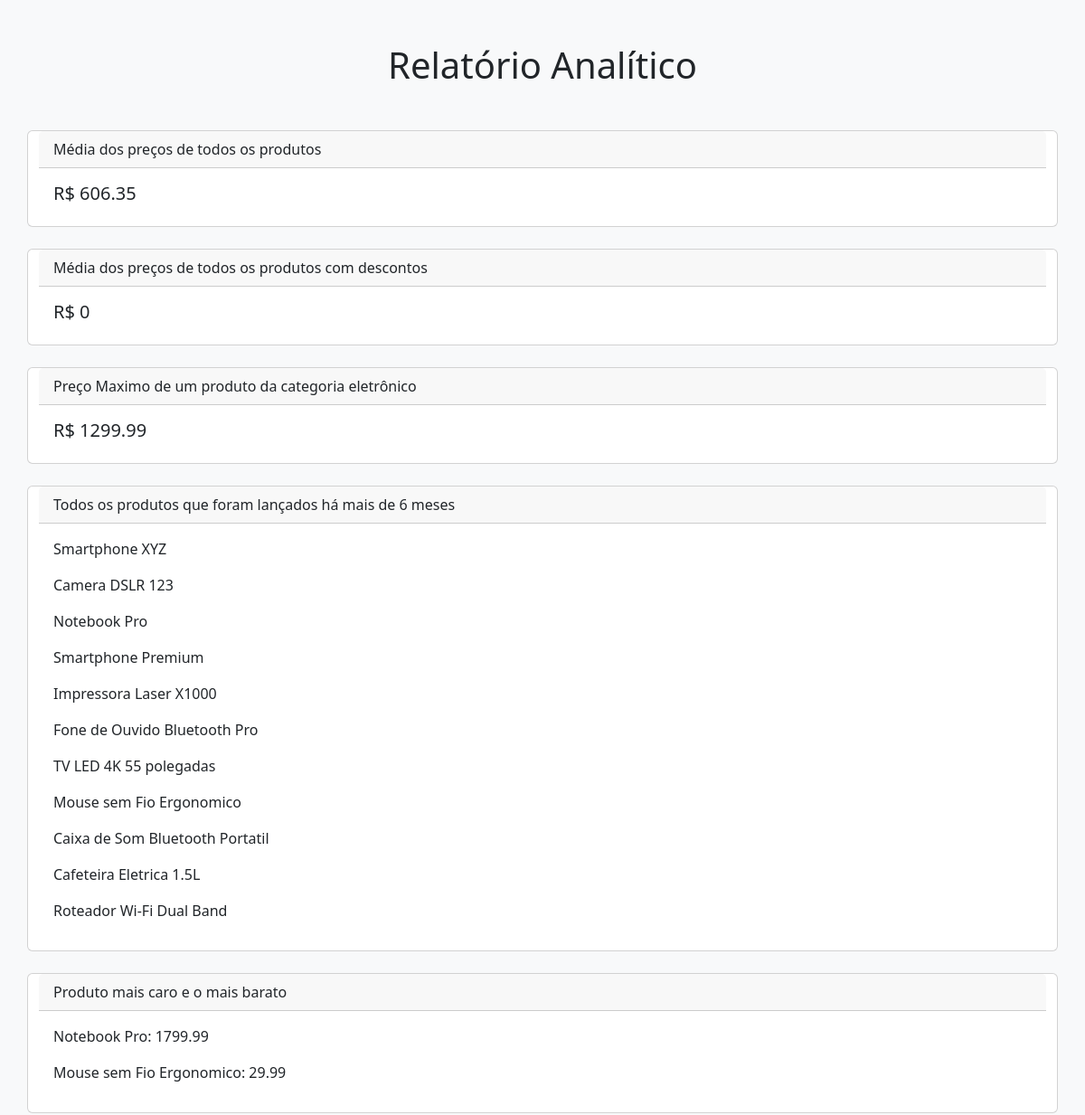
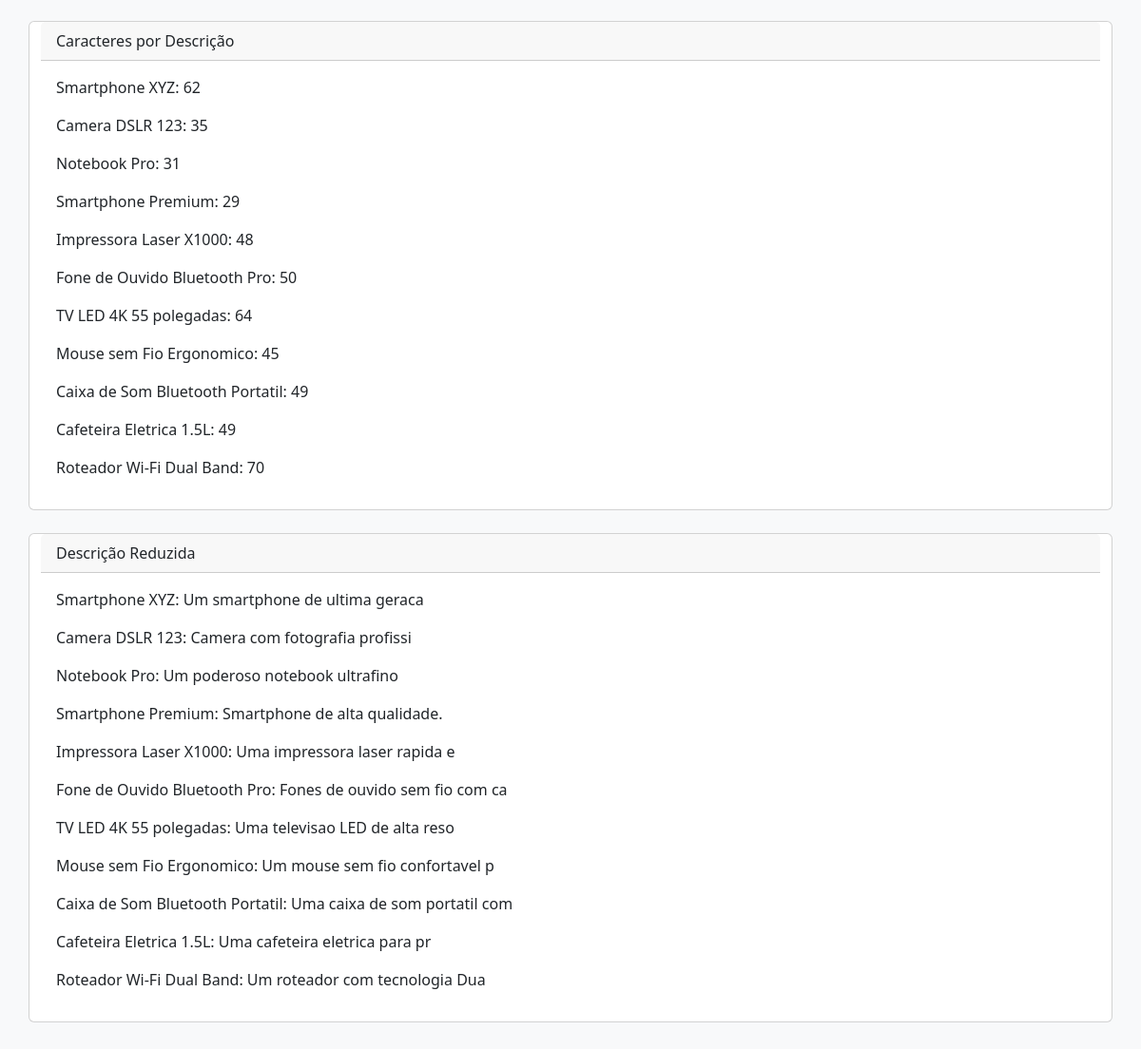
The page /sistema/relAnalitico.php on the database its author committed (2 pictures, top to bottom).
### tables this page shows
CREATE TABLE Produto (
    id INT(4) AUTO_INCREMENT PRIMARY KEY,
    nome VARCHAR(255) NOT NULL,
    descricao TEXT,
    preco DECIMAL(10, 2) NOT NULL,
    tipo ENUM('Novo', 'Usado', 'Promocao', 'Liquidacao', 'Outros') NOT NULL,
    categoria SET('Eletronico', 'Telefonia', 'Informatica', 'Eletrodomesticos', 'Acessorios', 'Outros') NOT NULL,
    data_lancamento DATE,
    desconto_usados DECIMAL(10, 2)
);

### sistema/relAnalitico.php (the view, shortened to what this page needs)
<?php
    include 'conexao.php';
    $sql = $pdo->query("SELECT TRUNCATE(AVG(preco), 2) as media FROM Produto");
    $mediaPrecoProdutos = $sql->fetch(PDO::FETCH_ASSOC)['media'];
    $sql2 = $pdo->query("SELECT TRUNCATE(AVG(preco), 2) as media FROM Produto WHERE desconto_usados > 0");
    $mediaPrecoProdutosDescontos = $sql2->fetch(PDO::FETCH_ASSOC)['media'];
    isset($mediaPrecoProdutosDescontos) ? $mediaPrecoProdutosDescontos = $mediaPrecoProdutosDescontos :  $mediaPrecoProdutosDescontos = 0;
    $sql3 = $pdo->query("SELECT TRUNCATE(MAX(preco), 2) as maximo FROM Produto WHERE categoria LIKE 'Eletronico'");
    $MaximoPrecoEletronico = $sql3->fetch(PDO::FETCH_ASSOC)['maximo'];
    $sql4 = $pdo->query("SELECT * FROM produto WHERE data_lancamento < date_sub(curdate(), INTERVAL 6 month)");
    $sql5 = $pdo->query("(SELECT nome, preco FROM Produto ORDER BY preco DESC LIMIT 1)
     UNION ALL
     (SELECT nome, preco FROM Produto ORDER BY preco ASC LIMIT 1 )");
    $sql6 = $pdo->query("SELECT nome, LENGTH(descricao) as c FROM Produto");
    $sql7 = $pdo->query("SELECT nome, SUBSTRING(descricao, 1, 30) as d FROM Produto ");
    ?>
<!DOCTYPE html>
<html lang="pt-BR">
<head>
    <link href="https://cdn.jsdelivr.net/npm/bootstrap@5.3.8/dist/css/bootstrap.min.css" rel="stylesheet">
</head>
<body>
<div class="container py-5">
    <h1 class="text-center mb-5">Relatório Analítico</h1>
    <div class="row g-4 mb-5">
        <div class="card">
            <div class="card-header">
                Média dos preços de todos os produtos
            </div>
            <div class="card-body">
                <h5 class="card-title">R$ <?= $mediaPrecoProdutos ?></h5>
            </div>
        </div>
        <div class="card">
            <div class="card-header">
                Média dos preços de todos os produtos com descontos
            </div>
            <div class="card-body">
                <h5 class="card-title">R$ <?= $mediaPrecoProdutosDescontos ?></h5>
            </div>
        </div>
        <div class="card">
            <div class="card-header">
                Preço Maximo de um produto da categoria eletrônico
            </div>
            <div class="card-body">
                <h5 class="card-title">R$ <?= $MaximoPrecoEletronico ?></h5>
            </div>
        </div>
        <div class="card">
            <div class="card-header">
                Todos os produtos que foram lançados há mais de 6 meses
            </div>
            <div class="card-body">
           <?php     while($linha = $sql4->fetch(PDO::FETCH_ASSOC)){  ?>
                     <p><?php echo $linha['nome']?> </p>
            <?php } ?>
            </div>
        </div>
        <div class="card">
            <div class="card-header">
                Produto mais caro e o mais barato
            </div>
            <div class="card-body">
           <?php     while($linha = $sql5->fetch(PDO::FETCH_ASSOC)){  ?>
                     <p><?php echo $linha['nome'].': '. $linha['preco']?> </p>
            <?php } ?>
            </div>
        </div>
        <div class="card">
            <div class="card-header">
                Caracteres por Descrição
            </div>
            <div class="card-body">
           <?php     while($linha = $sql6->fetch(PDO::FETCH_ASSOC)){  ?>
                     <p><?php echo $linha['nome'].': '. $linha['c']?> </p>
            <?php } ?>
            </div>
        </div>
        <div class="card">
            <div class="card-header">
                Descrição Reduzida
            </div>
            <div class="card-body">
           <?php     while($linha = $sql7->fetch(PDO::FETCH_ASSOC)){  ?>
                     <p><?php echo $linha['nome'].': '. $linha['d']?> </p>
            <?php } ?>
            </div>
        </div>
    </div>
</div>
</body>
</html>

### sistema/relAnalitico.php (style rules this page uses)
body { background-color: #f8f9fa; }

### rows shown on the page
produto: nome "Smartphone XYZ", c "62", d "Um smartphone de ultima geraca"
produto: nome "Camera DSLR 123", c "35", d "Camera com fotografia profissi"
produto: nome "Notebook Pro", c "31", d "Um poderoso notebook ultrafino"
produto: nome "Smartphone Premium", c "29", d "Smartphone de alta qualidade."
produto: nome "Impressora Laser X1000", c "48", d "Uma impressora laser rapida e"
produto: nome "Fone de Ouvido Bluetooth Pro", c "50", d "Fones de ouvido sem fio com ca"
produto: nome "TV LED 4K 55 polegadas", c "64", d "Uma televisao LED de alta reso"
produto: nome "Mouse sem Fio Ergonomico", c "45", d "Um mouse sem fio confortavel p"
produto: nome "Caixa de Som Bluetooth Portatil", c "49", d "Uma caixa de som portatil com"
produto: nome "Cafeteira Eletrica 1.5L", c "49", d "Uma cafeteira eletrica para pr"
produto: nome "Roteador Wi-Fi Dual Band", c "70", d "Um roteador com tecnologia Dua"

### other values the page prints
$mediaPrecoProdutos "606.35"
$mediaPrecoProdutosDescontos "0"
$MaximoPrecoEletronico "1299.99"
$linha['nome'] "Notebook Pro"
$linha['preco'] "1799.99"
$linha['nome'] "Mouse sem Fio Ergonomico"
$linha['preco'] "29.99"
